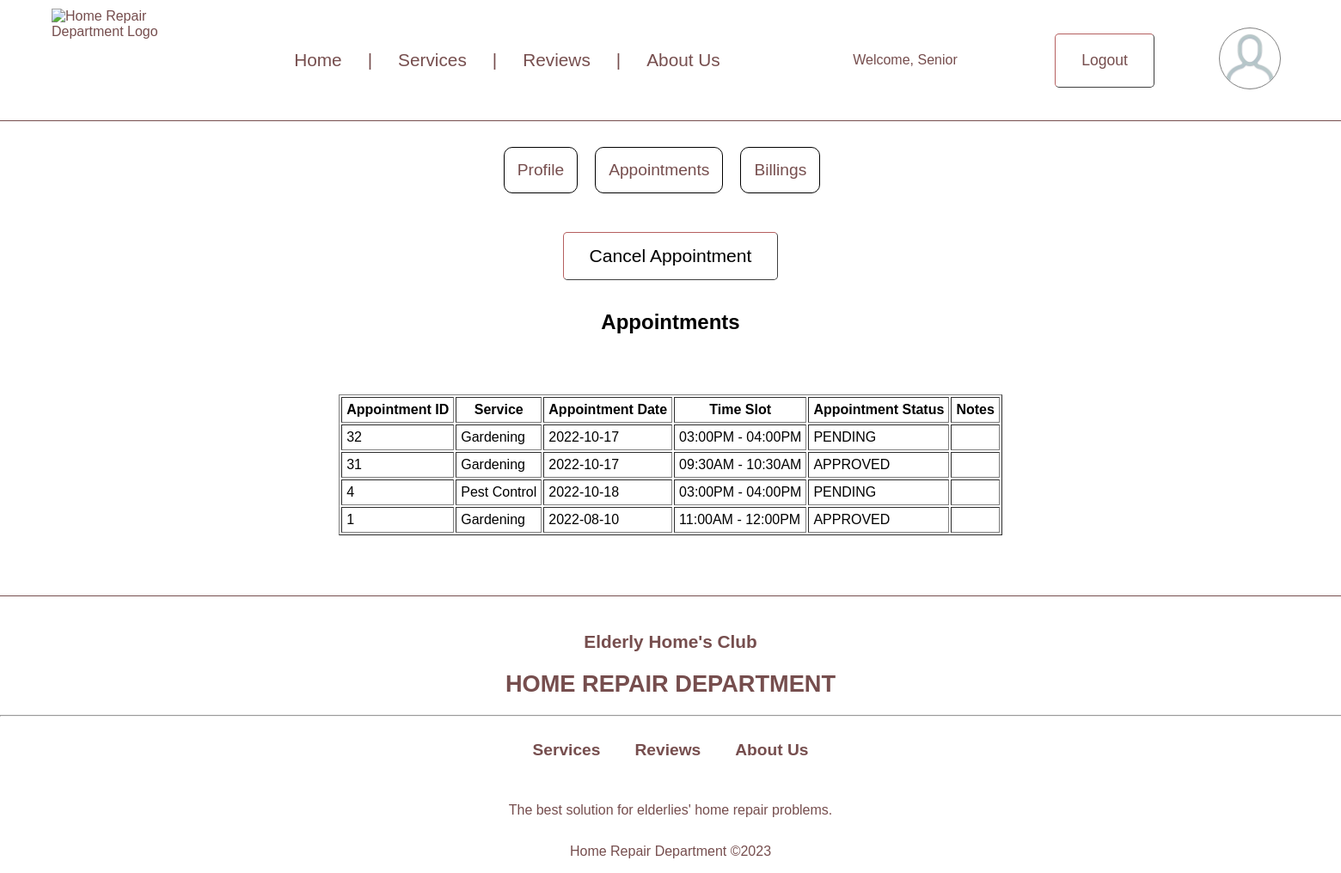
The page /my_appointments.php (signed in) on the database its author committed.
### tables this page shows
CREATE TABLE IF NOT EXISTS `appointment` (
  `appointment_id` int NOT NULL AUTO_INCREMENT,
  `service_id` int DEFAULT NULL,
  `senior_id` int DEFAULT NULL,
  `appointment_date` timestamp NOT NULL DEFAULT CURRENT_TIMESTAMP,
  `appointed_date` date NOT NULL,
  `time_slot_id` int DEFAULT NULL,
  `appointment_status` varchar(10) NOT NULL DEFAULT 'PENDING',
  `notes` varchar(500) NOT NULL,
  PRIMARY KEY (`appointment_id`),
  KEY `service_id_fk_app` (`service_id`),
  KEY `senior_id_fk_app` (`senior_id`),
  KEY `time_slot_id_fk_app` (`time_slot_id`)
);

CREATE TABLE IF NOT EXISTS `service` (
  `service_id` int NOT NULL AUTO_INCREMENT,
  `service_name` varchar(150) NOT NULL,
  `service_type` varchar(100) NOT NULL,
  `service_price` decimal(7,2) NOT NULL,
  `service_description` text,
  `contractor_id` int DEFAULT NULL,
  PRIMARY KEY (`service_id`),
  KEY `contractor_id_fk_service` (`contractor_id`)
);

CREATE TABLE IF NOT EXISTS `time_slot` (
  `time_slot_id` int NOT NULL AUTO_INCREMENT,
  `time_slot` varchar(50) NOT NULL,
  PRIMARY KEY (`time_slot_id`)
);

### public_html/my_appointments.php (the view, shortened to what this page needs)
<?php
	include('database_connection.php');
    $id= $_SESSION['id'];
?>
<!DOCTYPE html>
<html lang="en">
	<head>
		<link rel="stylesheet" href="Pre-Login_Header_Footer_styles.css">
		<link rel="stylesheet" href="login_styles.css">
	</head>
	<body>
		<header>
			<div class="header flexbox">
				<div class="header_left_section">
					<img class="home_repair_logo"
						src="images/homerepairlogocropped.png"
							alt="Home Repair Department Logo"
							title="Logo of Home Repair Department"
							width="160px"/>
				</div>
				<div class="flex header_middle_section">
					<div class="nav_link_component">
						<a href="index.php">Home</a>
					</div>
					<span>|</span>
					<div class="nav_link_component">
						<a href="services.php">Services</a>
					</div>
					<span>|</span>
					<div class="nav_link_component">
						<a href="reviews.php">Reviews</a>
					</div>
					<span>|</span>
					<div class="nav_link_component" style="width: 100px">
						<a href="aboutus.php">About Us</a>
					</div>
				</div>
				<div class="flexbox header_right_section">
					<?php
						if (!empty($_SESSION['id'])){ ?>
							<div class="login_component" style="width: 160px">
								Welcome, <?php echo $_SESSION['type']?>
							</div>
							<div class="login_component">
								<button class="button">
									<a href="logout.php">Logout</a>
								</button>
							</div>
							<div class="login_component">
								<a href="
									<?php
										if($_SESSION['type'] == "Senior"){
											echo 'my';
										}elseif($_SESSION['type'] == "Admin"){
											echo 'admin';
										}elseif($_SESSION['type'] == "Contractor"){
											echo 'con';
										} ?>_profile.php">
									<img class="profile_logo"
										src="images/human.png"
										alt="User Logo"
										title="Login to Access These Features"
										width="70px" />
								</a>
							</div>
						<?php
						} ?>
				</div>
			</div>
		</header>
		<div class="flex second_nav" >
			<div class="second_nav_link">
				<a href="my_profile.php">Profile</a>
			</div>
			<div class="second_nav_link">
				<a href="my_appointments.php">Appointments</a>
			</div>
			<div class="second_nav_link">
				<a href="my_bills.php">Billings</a>
			</div>
		</div>
		<form action="#" method="POST">
			<div	div class="flex second_nav" >
				<button type="submit" name="cancel_button">Cancel Appointment</button>
			</div>
		</form>
				</script> <<?php
			$retrieveQuery = "SELECT appointment_id, service_name, appointed_date, time_slot, appointment_status, notes
				FROM appointment
					INNER JOIN service
					ON appointment.service_id = service.service_id
					INNER JOIN time_slot
					ON appointment.time_slot_id = time_slot.time_slot_id
			WHERE senior_id = $id ORDER BY appointment_id DESC;";
			$result = mysqli_query($connection, $retrieveQuery); ?>
			<h2 style="text-align: center;">Appointments</h2>
			<table width="auto" border="1" cellspacing="2" cellpadding="5" style="margin-left: auto; margin-right: auto; margin: 70px auto;">
				<tr>
					<th>Appointment ID</th>
					<th>Service</th>
					<th>Appointment Date</th>
					<th>Time Slot</th>
					<th>Appointment Status</th>
					<th>Notes</th>
				</tr>
					<?php
					while ($row = mysqli_fetch_assoc($result)){ ?>
						<tr>
							<td><?php echo $row['appointment_id'];?></td>
							<td><?php echo $row['service_name'];?></td>
							<td><?php echo $row['appointed_date'];?></td>
							<td><?php echo $row['time_slot'];?>
							</td>
							<td><?php echo $row['appointment_status'];?></td>
							<td><?php echo $row['notes'];?></td>
						</tr>
					<?php } ?>
				</table>
		<footer>
			<div>
				<div class="footer" align="center">
					<p class="subtitle">Elderly Home's Club</p>
					<p class="main_title">HOME REPAIR DEPARTMENT</p>
				<div>
				<hr width="1700px;">
				<div class="flexbox footer_nav">
					<div class="footer_nav_link">
						<a href="services.php">Services</a>
					</div>
					<div class="footer_nav_link">
						<a href="reviews.php">Reviews</a>
					</div>
					<div class="footer_nav_link">
						<a href="aboutus.php" title="Contact Us Here">About Us</a>
					</div>
				</div>
				<div class="footer_description">The best solution for elderlies' home repair problems.</div>
				<p align="center">Home Repair Department &copy;2023</p>
			</div>
		</footer>
	</body>
</html>

### public_html/Pre-Login_Header_Footer_styles.css (style rules this page uses)
.header { border-bottom: 0.1px solid rgba(73, 20, 20, 0.753); height: 140px; width: 100%; justify-content: space-between; align-items: stretch; color: rgba(73, 20, 20, 0.753); }
.flexbox { display: flex; flex-direction: row; }
.header_left_section { padding: 10px; margin: 0px 50px; }
.header_middle_section { flex: 2; margin: 0px 40px; justify-content: space-between; align-items: center; font-size: 130%; font-weight: 500; max-width: 800px; }
.nav_link_component, .login_component { margin: 0px 30px; }
.flexbox.header_right_section { margin: 0px 40px; width: 600px; justify-content: end; align-items: center; }
.button { padding: 20px 30px; font-size: 110%; background-color: rgba(255, 255, 255, 0); border-width: 0.1px; border-radius: 5px; border-color: rgba(73, 20, 20, 0.753); }
.profile_logo { border-width: 0.1px; border-style: solid; border-color: grey; border-radius: 50px; }
.footer { padding-top: 20px; color: rgba(73, 20, 20, 0.753); border-top: 0.1px solid rgba(73, 20, 20, 0.753); }
.footer .subtitle { font-size: 130%; font-weight: 600; }
.footer .main_title { font-size: 170%; font-weight: 700; margin: 20px; }
.footer_nav { justify-content: center; }
.footer_nav_link { margin: 20px; font-size: 120%; font-weight: 600; }
.footer_description { margin: 30px; }

### public_html/login_styles.css (style rules this page uses)
body { margin: 0; font-family: Arial; }
a { text-decoration: none; color: rgba(73, 20, 20, 0.753); }
.flex { display: flex; }
::placeholder { font-size: 120%; }
button { font-size: 110%; background-color: rgba(255, 255, 255, 0); border-width: 0.1px; border-radius: 5px; border-color: rgba(73, 20, 20, 0.753); padding-top: 15px; padding-left: 30px; padding-right: 30px; padding-bottom: 15px; margin: 15px; }
.button, .register { justify-content: center; }
.second_nav { justify-content: center; margin: 20px; font-size: 120%; }
.second_nav_link { border: 1px solid black; padding: 15px; margin-top: 10px; margin-bottom: 10px; margin-right: 20px; border-radius: 10px; }

### rows shown on the page
appointment: appointment_id "32", service.service_name "Gardening", appointed_date "2022-10-17", time_slot.time_slot "03:00PM - 04:00PM", appointment_status "PENDING"
appointment: appointment_id "31", service.service_name "Gardening", appointed_date "2022-10-17", time_slot.time_slot "09:30AM - 10:30AM", appointment_status "APPROVED"
appointment: appointment_id "4", service.service_name "Pest Control", appointed_date "2022-10-18", time_slot.time_slot "03:00PM - 04:00PM", appointment_status "PENDING"
appointment: appointment_id "1", service.service_name "Gardening", appointed_date "2022-08-10", time_slot.time_slot "11:00AM - 12:00PM", appointment_status "APPROVED"

### other values the page prints
$_SESSION['type'] "Senior"
